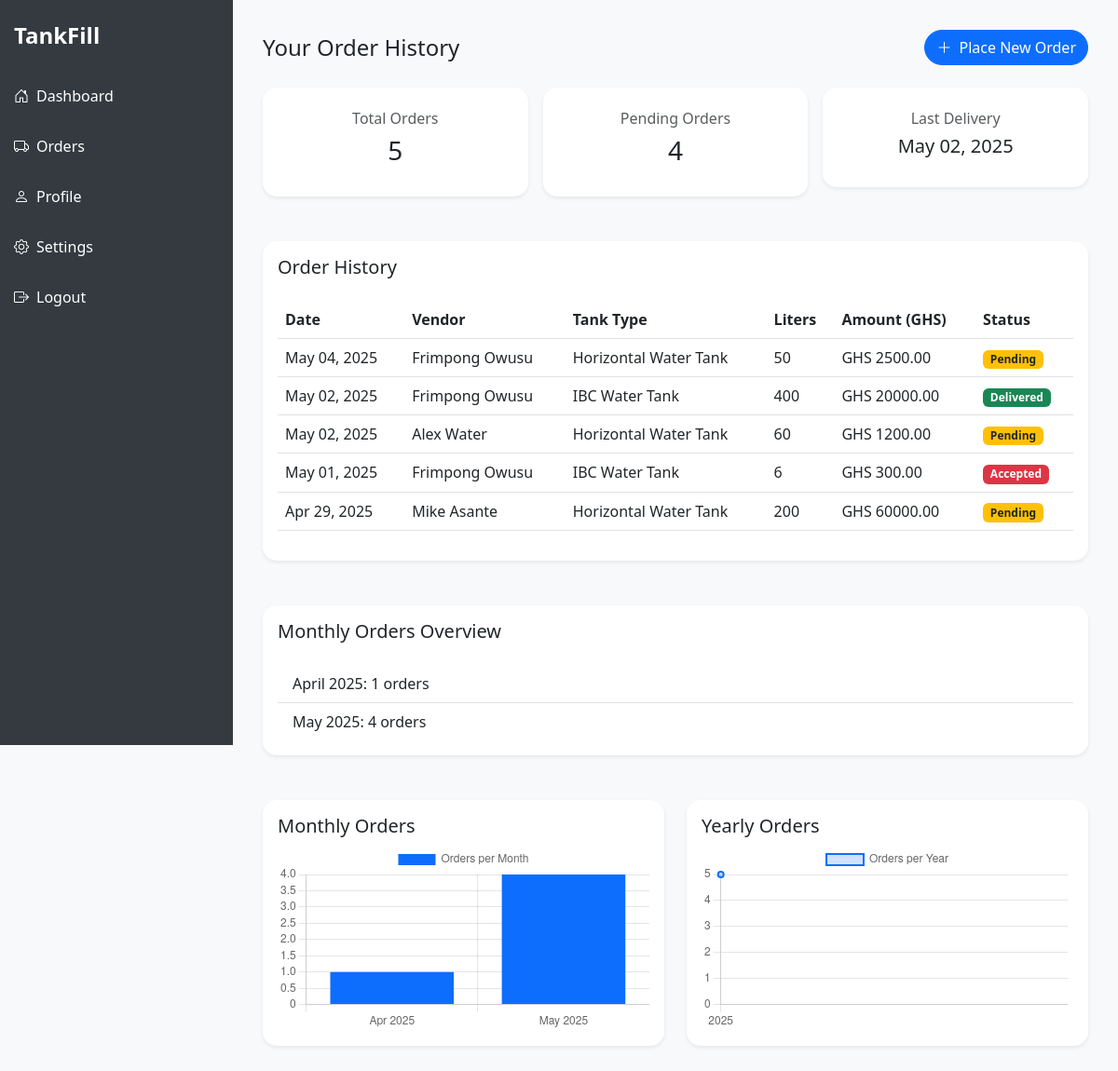
/customer/orders/ (signed in), run on an earlier commit of the app's database.
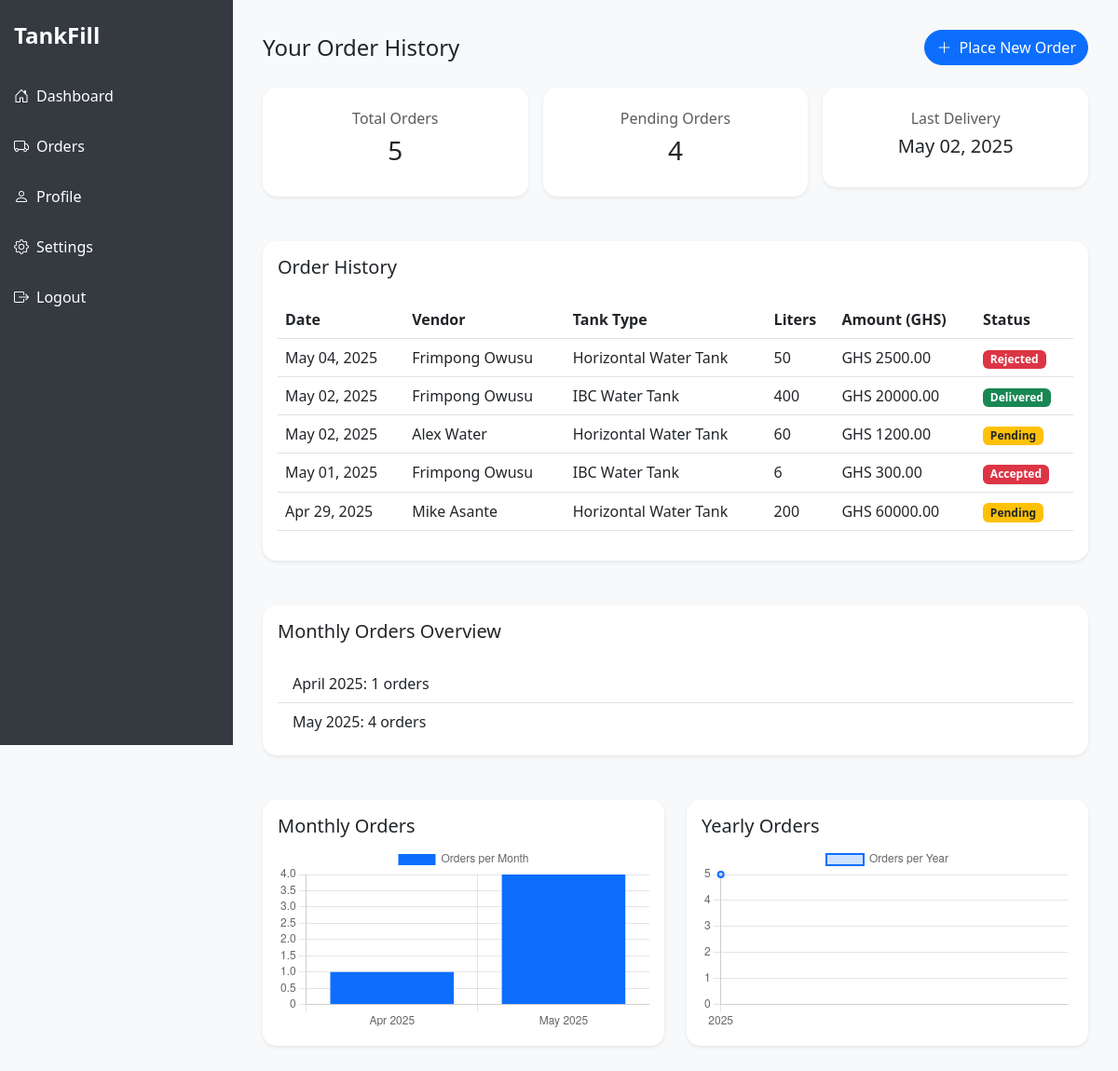
And on a later commit of the database.
### authentication/models.py (models this page shows, shortened)
class Order(models.Model):
    order_id = UniqueIDField(primary_key=True, editable=False, unique=True)
    customer = models.ForeignKey(User, on_delete=models.CASCADE, related_name="orders", limit_choices_to={'is_customer': True})
    vendor = models.ForeignKey(Vendor, on_delete=models.CASCADE, related_name="orders")
    order_date = models.DateTimeField(auto_now_add=True)
    payment_method = models.CharField(max_length=100, choices=PAYMENT_METHODS)
    litres = models.CharField(max_length=100, null=True)
    tank_type = models.CharField(max_length=200, choices=TANK_CHOICES)
    status = models.CharField(
        max_length=20, choices=DELIVERY_STATUS, default='Pending'
    )
    is_complete = models.BooleanField(default=False)
    delivery_location = models.CharField(max_length=200, null=True, blank=True)
    def get_total_price(self):
        try:
           litres = Decimal(self.litres)  # safely convert litres to Decimal
        except Exception:
            litres = Decimal(0)
        return litres * self.vendor.price_per_liter

class Vendor(models.Model):
    vendor_id = UniqueIDField(primary_key=True, editable=False, unique=True)
    user = models.OneToOneField(User, on_delete=models.CASCADE, related_name="vendor_profile")
    business_name = models.CharField(max_length=100)
    location = models.CharField(max_length=255)
    price_per_liter = models.DecimalField(max_digits=10, decimal_places=2)
    status = models.CharField(max_length=10, choices=DESCIPLINE_CHOICES, default='Active')

class User(AbstractBaseUser, PermissionsMixin):
    user_id = UniqueIDField(primary_key=True, unique=True, editable=False)
    email = models.EmailField(unique=True, blank=True, null=True)
    phone_number = models.CharField(max_length=15, unique=True, validators=[
        RegexValidator(regex=r'^\+?\d{9,15}$', message="Enter a valid phone number.")
    ])
    full_name = models.CharField(max_length=100)
    address = models.CharField(max_length=255, blank=True, null=True)
    gender = models.CharField(max_length=10, choices=GENDER_CHOICES, blank=True, null=True)
    photo = models.ImageField(upload_to='uploaded_files/kyc/photos/', default='media/profile.png', null=True, blank=True)
    date_joined = models.DateTimeField(default=timezone.now)
    is_active = models.BooleanField(default=True)
    is_staff = models.BooleanField(default=False)
    is_customer = models.BooleanField(default=False)
    is_vendor = models.BooleanField(default=False)
    is_driver = models.BooleanField(default=False)
    is_admin = models.BooleanField(default=False)
    latitude = models.DecimalField(max_digits=9, decimal_places=6, null=True, blank=True)
    longitude = models.DecimalField(max_digits=9, decimal_places=6, null=True, blank=True)
    last_location_update = models.DateTimeField(null=True, blank=True)
    groups = models.ManyToManyField(Group, related_name="custom_user_groups", blank=True)
    user_permissions = models.ManyToManyField(Permission, related_name="custom_user_permissions", blank=True)
    objects = CustomUserManager()
    USERNAME_FIELD = 'phone_number'
    REQUIRED_FIELDS = ['email', 'full_name']
    def get_full_name(self):
        return f"{self.full_name}"

### authentication/views.py (the view)
# urls.py: path('customer/orders/', CustomerViewOrders.as_view(), name='customer_orders'),
@method_decorator((login_required, customer_required), name='dispatch')
class CustomerViewOrders(ListView):
    model = Order
    template_name = 'customer/orders.html'
    context_object_name = 'orders'
    def get_queryset(self):
        return Order.objects.filter(customer=self.request.user).order_by('-order_date')
    def get_context_data(self, **kwargs):
        context = super().get_context_data(**kwargs)
        orders = Order.objects.filter(customer=self.request.user).order_by('-order_date')
        completed_orders = orders.filter(is_complete=True)
        pending_orders = orders.filter(is_complete=False)
        active_refills = orders.filter(status='Delivered')
        monthly_orders = (
            orders.annotate(month=TruncMonth('order_date'))
                  .values('month')
                  .annotate(count=Count('order_id'))
                  .order_by('month')
        )
        monthly_data = {
            item['month'].strftime('%b %Y'): item['count']
            for item in monthly_orders
        }
        yearly_orders = (
            orders.annotate(year=TruncYear('order_date'))
                  .values('year')
                  .annotate(count=Count('order_id'))
                  .order_by('year')
        )
        yearly_data = {
            item['year'].year: item['count']
            for item in yearly_orders
        }
        last_delivery = active_refills.order_by('-order_date').first()
        context.update({
            'page_name': 'order_list',
            'list_name': 'order_list',
            'completed_orders': completed_orders,
            'pending_orders': pending_orders,
            'active_refills': active_refills,
            'total_orders': orders.count(),
            'monthly_orders': monthly_orders,
            'yearly_orders': yearly_orders,
            'last_delivery': last_delivery,
        })
        context['monthly_data_json'] = json.dumps(monthly_data)
        context['yearly_data_json'] = json.dumps(yearly_data)
        return context

### templates/customer/orders.html (shortened to what the changed rows need)
<!DOCTYPE html>
<html lang="en">
<head>
  <link href="https://cdn.jsdelivr.net/npm/bootstrap@5.3.0/dist/css/bootstrap.min.css" rel="stylesheet"/>
  <link rel="stylesheet" href="https://cdn.jsdelivr.net/npm/bootstrap-icons@1.10.5/font/bootstrap-icons.css">
  <link href="https://cdn.jsdelivr.net/npm/aos@2.3.4/dist/aos.css" rel="stylesheet">
</head>
<body>
<div class="content">
  <div class="d-flex justify-content-between align-items-center mb-4" data-aos="fade-down">
    <h2 class="h4 mb-0">Your Order History</h2>
  </div>
  <div class="card shadow-sm mb-5" data-aos="fade-up">
    <div class="card-body">
      <div class="table-responsive">
        <table class="table table-hover align-middle">
          <thead>
            <tr>
              <th>Date</th>
              <th>Vendor</th>
              <th>Tank Type</th>
              <th>Liters</th>
              <th>Amount (GHS)</th>
              <th>Status</th>
            </tr>
          </thead>
          <tbody>
            {% for order in orders %}
              <tr>
                <td>{{ order.order_date|date:"M d, Y" }}</td>
                <td>{{ order.vendor.user.get_full_name }}</td>
                <td>{{ order.get_tank_type_display }}</td>
                <td>{{ order.litres }}</td>
                <td>GHS {{ order.get_total_price|floatformat:2 }}</td>
                <td>
                  {% if order.status == "Delivered" %}
                    <span class="badge bg-success">{{ order.status }}</span>
                  {% elif order.status == "Pending" %}
                    <span class="badge bg-warning text-dark">{{ order.status }}</span>
                  {% else %}
                    <span class="badge bg-danger">{{ order.status }}</span>
                  {% endif %}
                </td>
              </tr>
            {% empty %}
              <tr>
                <td colspan="6" class="text-center">No orders found.</td>
              </tr>
            {% endfor %}
          </tbody>
        </table>
      </div>
    </div>
  </div>
</div>
<script>
  AOS.init();
  // Chart Data
  const monthlyData = JSON.parse('{{ monthly_data_json|escapejs }}');
  const yearlyData = JSON.parse('{{ yearly_data_json|escapejs }}');
  const ctxMonth = document.getElementById('monthlyOrdersChart').getContext('2d');
  new Chart(ctxMonth, {
    type: 'bar',
    data: {
      labels: Object.keys(monthlyData),
      datasets: [{
        label: 'Orders per Month',
        data: Object.values(monthlyData),
        backgroundColor: '#0d6efd'
      }]
    },
    options: {
      responsive: true,
      scales: { y: { beginAtZero: true } },
      animation: { duration: 1000 }
    }
  });
  const ctxYear = document.getElementById('yearlyOrdersChart').getContext('2d');
  new Chart(ctxYear, {
    type: 'line',
    data: {
      labels: Object.keys(yearlyData),
      datasets: [{
        label: 'Orders per Year',
        data: Object.values(yearlyData),
        backgroundColor: 'rgba(13, 110, 253, 0.2)',
        borderColor: '#0d6efd',
        borderWidth: 2,
        fill: true,
        tension: 0.3
      }]
    },
    options: {
      responsive: true,
      scales: { y: { beginAtZero: true } },
      animation: { duration: 1200 }
    }
  });
</script>
</body>
</html>

What changed in the data, as far as the page shows it:
changed Order: status "Pending" → "Rejected"
